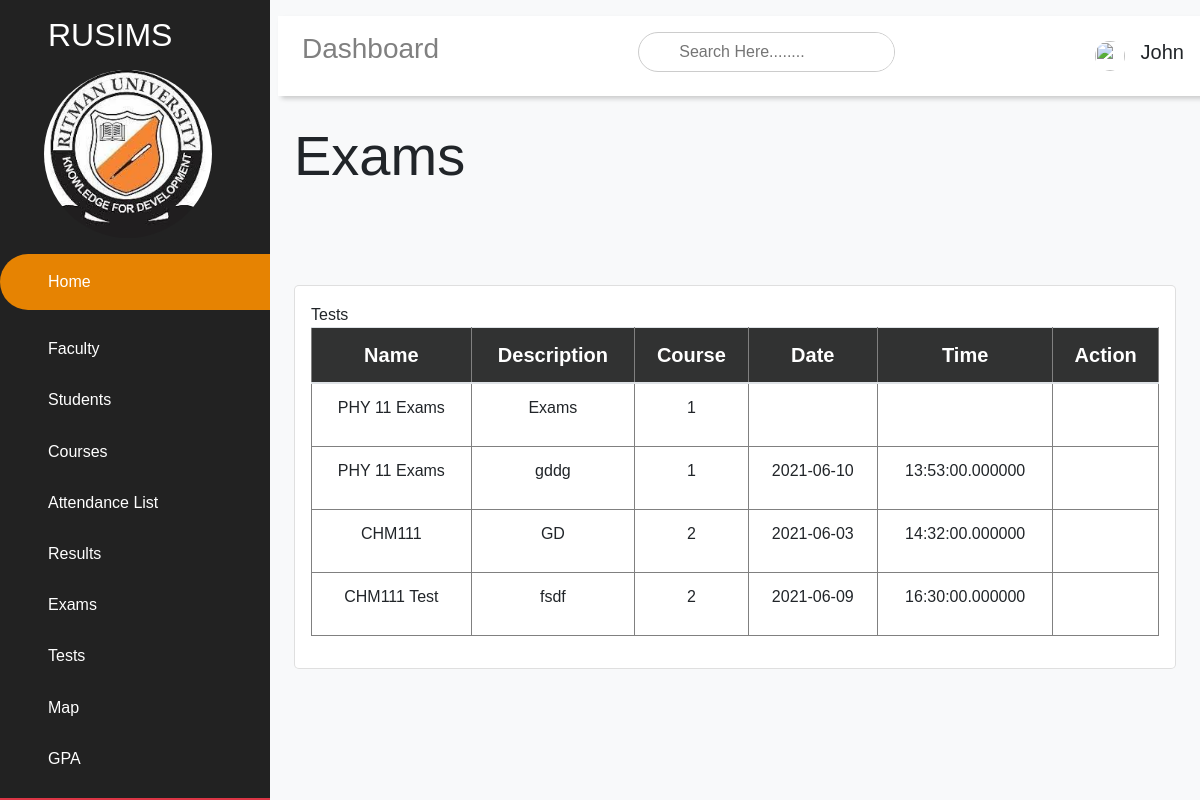
The app's page /students/exams (signed in) with its own data.
### tables this page shows
CREATE TABLE `exams` (
  `id` int(30) NOT NULL,
  `name` varchar(30) NOT NULL,
  `description` varchar(300) DEFAULT NULL,
  `course_id` varchar(30) NOT NULL,
  `department_id` varchar(30) NOT NULL,
  `date` date DEFAULT NULL,
  `time` time(6) DEFAULT NULL,
  `created_at` timestamp NOT NULL DEFAULT CURRENT_TIMESTAMP,
  `updated_at` timestamp NOT NULL DEFAULT CURRENT_TIMESTAMP ON UPDATE CURRENT_TIMESTAMP
);

### app/libraries/Core.php (called while the page is built, shortened)
<?php
class Core
{
    protected $currentMethod = 'index';
    public function __construct()
    {
        $url = $this->geturl();
        if (file_exists('../app/controllers/' . ucwords($url[0]) . '.php')) {
            unset($url[0]);
        }
        $this->currentController = new $this->currentController;
        if (isset($url[1])) {
            if (method_exists($this->currentController, $url[1])) {
                $this->currentMethod=$url[1];
                unset($url[1]);
            }
        }
        $this->params=$url ? array_values($url):[];
         call_user_func_array([$this->currentController,
         $this->currentMethod], $this->params);
    }
    public function geturl()
    {
        if (isset($_GET['url'])) {
            $url = rtrim($_GET['url'], '/');
            $url = filter_var($url, FILTER_SANITIZE_URL);
            $url = explode('/', $url);
            return $url;
        }
    }
}

### public/index.php (called while the page is built, shortened)
<?php
$init  = new Core;
?>

### app/libraries/Database.php (called while the page is built, shortened)
<?php
class Database
{
    private $host = DB_HOST;
    private $user = DB_USER;
    private $pass = DB_PASS;
    private $dbname = DB_NAME;
    private $dbh;
    private $stmt;
    public function __construct()
    {
        $dsn = 'mysql:host=' . $this->host . ';dbname=' . $this->dbname;
        $options = array(
            PDO::ATTR_PERSISTENT => true,
            PDO::ATTR_ERRMODE => PDO::ERRMODE_EXCEPTION
        );
        try {
            $this->dbh = new PDO($dsn, $this->user, $this->pass, $options);
        } catch (PDOException $e) {
            $this->error = $e->getMessage();
            echo $this->error;
        }
    }
    public function query($sql)
    {
        $this->stmt = $this->dbh->prepare($sql);
    }
    public function execute()
    {
        return $this->stmt->execute();
    }
    public function resultSet()
    {
        $this->execute();
        return $this->stmt->fetchAll(PDO::FETCH_OBJ);
    }
}

### app/models/Exam.php (called while the page is built, shortened)
<?php
class Exam
{
    private $db;
    public function __construct()
    {
        $this->db = new Database;
    }
    public function getExams()
    {
        $this->db->query('SELECT * FROM exams');
        return $this->db->resultSet();
    }
}

### app/views/students/exams.php (the view, shortened to what this page needs)
<?php require APPROOT . '/views/students/inc/header.php'; ?>
<div class="main-content">
    <?php require APPROOT . '/views/students/inc/dashnav.php'; ?>
    <link rel="stylesheet" href="<?= URLROOT ?>/css/calendar.css">
    <main>
        <section>
            <div class="attendance">
                <h2 class="display-4">Exams</h2>
                <section class="attendance">
                    <div class="mt-5 pt-5">
                        <div class="card">
                            <div class="card-body">
                                <div class="col-md-12">
                                </div>
                                <div class="card-title mb-0">Tests</div>
                                <div class="table-responsive">
                                    <table class="table text-left">
                                        <thead>
                                            <tr class="bg-light text-dark">
                                                <th> Name </th>
                                                <th> Description</th>
                                                <th> Course</th>
                                                <th> Date</th>
                                                <th> Time</th>
                                                <th> Action</th>
                                            </tr>
                                        </thead>
                                        <tbody>
                                            <?php foreach ($data['exam'] as $test) : ?>
                                                <tr>
                                                    <td><?= $test->name ?></td>
                                                    <td><?= $test->description ?></td>
                                                    <td><?= $test->course_id ?></td>
                                                    <td><?= $test->date ?></td>
                                                    <td><?= $test->time ?></td>
                                                    <td>
                                                        <a href="" class="btn bg-other text-white">Edit</a>
                                                    </td>
                                                </tr>
                                            <?php endforeach; ?>
                                </div>
                            </div>
                        </div>
                    </div>
                </section>
            </div>
        </section>
    </main>
</div>
<?php require APPROOT . '/views/staffs/inc/footer.php'; ?>

### public/css/dashboard/dashboard.css (style rules this page uses)
* { margin: 0; padding: 0; box-sizing: border-box; list-style-type: none; text-decoration: none; font-family: 'Popping', sans-serif; }
.main-content { transition: margin-left 300ms; margin-left: 270px; }
.main-content { transition: margin-left 300ms; }
main { margin-top: 90px; padding: 2rem 1.5rem; min-height: calc(100vh - 90px); }
main table { width: 100%; }
main table tr th { background: rgba(0,0,0,0.8); color: white; }
main table tr th, main table tr td { text-align: center; padding: 10px; border: 1px solid gray; margin: none; }
main table th { font-weight: bold; font-size: 20px; }
.card { background: #fff; border-radius: 5px; }
.card-body { padding: 1rem; }

### public/css/calendar.css (style rules this page uses)
body { font-family: Verdana, sans-serif; }

### records on screen
exams: name "PHY 11 Exams", description "Exams", course "1"
exams: name "PHY 11 Exams", description "gddg", course "1", date "2021-06-10", time "13:53:00.000000"
exams: name "CHM111", description "GD", course "2", date "2021-06-03", time "14:32:00.000000"
exams: name "CHM111 Test", description "fsdf", course "2", date "2021-06-09", time "16:30:00.000000"

### other values on screen
$_SESSION['user_name'] "John"
